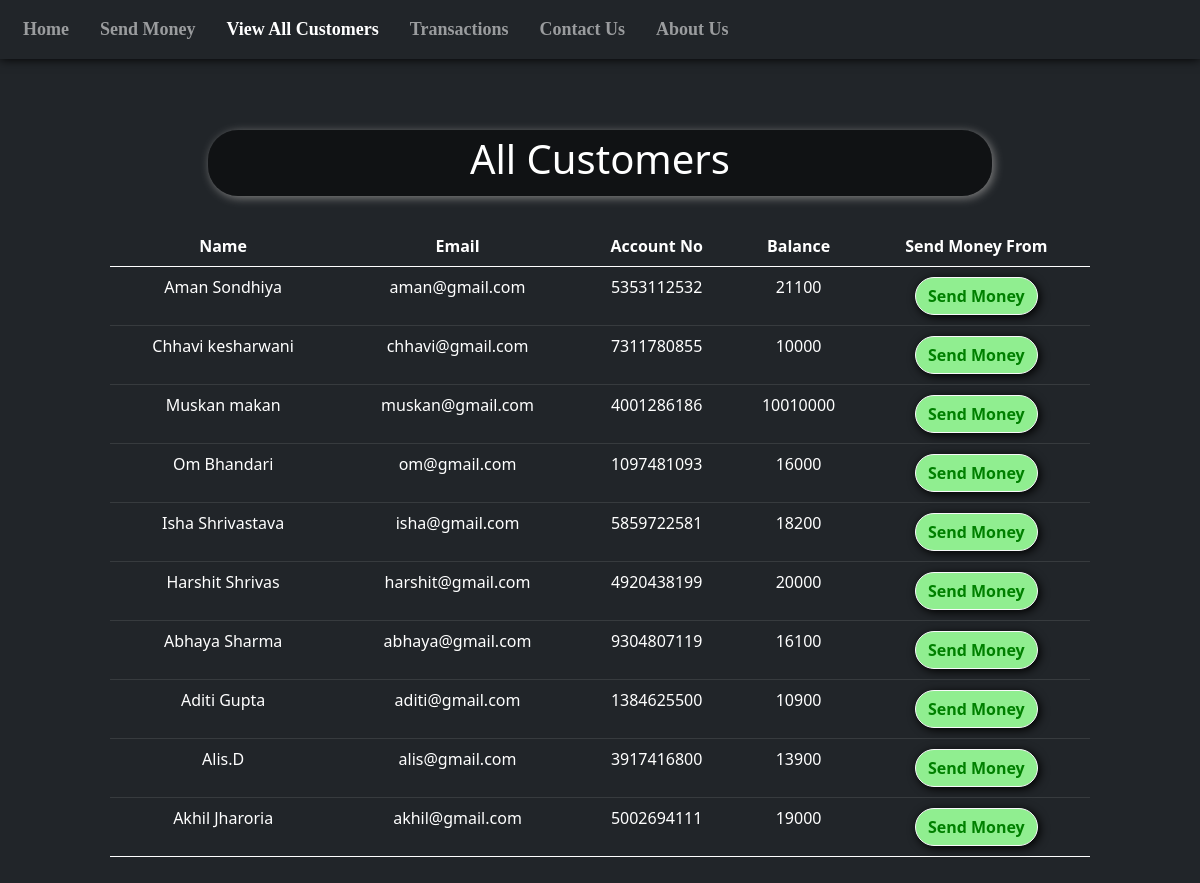
Page /allcust.php on the committed database.
### tables this page shows
CREATE TABLE `users` (
  `sr` int(11) NOT NULL,
  `name` varchar(20) NOT NULL,
  `email` varchar(20) NOT NULL,
  `accno` varchar(10) NOT NULL,
  `blc` bigint(20) NOT NULL
);

### allcust.php (the view, shortened to what this page needs)
<!doctype html>
<html lang="en">
<head>
    <link href="https://cdn.jsdelivr.net/npm/bootstrap@5.0.2/dist/css/bootstrap.min.css" rel="stylesheet"
>
    <link rel="stylesheet" href="https://cdnjs.cloudflare.com/ajax/libs/font-awesome/5.15.3/css/all.min.css"
 />
</head>
<body style="background-color:#212529;">
    <?php include 'spin.php'; ?>
    <nav class="navbar navbar-expand-lg navbar-dark bg-dark fixed fixed-top"
        style="font-family:candara; font-size:18px; box-shadow: 0px 0px 10px 0px black;">
        <div class="collapse navbar-collapse" id="navbarSupportedContent">
            <b>
                <ul class="navbar-nav ">
                    <li class="nav-item nav-links" style="margin-left:15px;">
                        <a class="nav-link text-nowrap" aria-current="page" href="index.php">Home</a>
                    </li>
                    <li class="nav-item" style="margin-left:15px; ">
                        <a class="nav-link text-nowrap" href="sendmoney.php">Send Money</a>
                    </li>
                    <li class="nav-item" style="margin-left:15px;">
                        <a class="nav-link text-nowrap active" href="allcust.php">View All Customers</a>
                    </li>
                    <li class="nav-item" style="margin-left:15px;">
                        <a class="nav-link text-nowrap" href="transaction.php">Transactions</a>
                    </li>
                    <li class="nav-item" style="margin-left:15px;">
                        <a class="nav-link text-nowrap" href="contactus.php">Contact Us</a>
                    </li>
                    <li class="nav-item" style="margin-left:15px; margin-right:75px;">
                        <a class="nav-link text-nowrap" href="aboutUs.php">About Us</a>
                    </li>
                </ul>
            </b>
        </div>
    </nav>
    <center>
        <div class="container" style="margin-top: 10%; padding:10px 80px 10px 80px; ">
            <div
                style="width:80%; background-color:rgba(0,0,0,.5); padding:5px 5px 5px 5px; border-radius:30px; box-shadow: 2px 2px 10px gray;">
                <h1 style=" color:white;">All Customers</h1>
            </div>
            <?php
    $conn = mysqli_connect($servername, $username, $password, $database);
    if(!$conn){
        die("Connection not established: ".mysqli_connect_error());
    }else{
        $sql = "SELECT * FROM `users`";
        $result = mysqli_query($conn, $sql);
?>
            <table class="table table-dark" style="margin-top: 30px;">
                <thead>
                    <tr>
                        <th scope="col">Name</th>
                        <th scope="col">Email</th>
                        <th scope="col">Account No</th>
                        <th scope="col">Balance</th>
                        <th scope="col">Send Money From</th>
                    </tr>
                </thead>
                <?php
echo "<tbody>";
        while($row = mysqli_fetch_assoc($result)){
        echo    '
            <tr>
              <td>'.$row['name'].'</td>
              <td>'.$row['email'].'</td>
              <td>'.$row['accno'].'</td>
              <td>'.$row['blc'].'</td>
              <td style="padding:10px 10px 10px 10px">
              <a href="sendmoney.php?reads='.$row['accno'].'"
              <button type="button" class="btn mybtn btn-outline-light">Send Money</button>
              </a>
              </td>
            </tr>';
    }
    }
    echo "</tbody>";
?>
        </div>
    </center>
</body>
</html>

### allcust.php (style rules this page uses)
th, td { text-align: center; }
.mybtn { box-shadow: 2px 2px 10px black; border-radius: 30px; font-weight: bold; background-color: lightgreen; color: green; }

### rows in the picture
users: name "Aman Sondhiya", email "aman@gmail.com", accno "5353112532", blc "21100"
users: name "Chhavi kesharwani", email "chhavi@gmail.com", accno "7311780855", blc "10000"
users: name "Muskan makan", email "muskan@gmail.com", accno "4001286186", blc "10010000"
users: name "Om Bhandari", email "om@gmail.com", accno "1097481093", blc "16000"
users: name "Isha Shrivastava", email "isha@gmail.com", accno "5859722581", blc "18200"
users: name "Harshit Shrivas", email "harshit@gmail.com", accno "4920438199", blc "20000"
users: name "Abhaya Sharma", email "abhaya@gmail.com", accno "9304807119", blc "16100"
users: name "Aditi Gupta", email "aditi@gmail.com", accno "1384625500", blc "10900"
users: name "Alis.D", email "alis@gmail.com", accno "3917416800", blc "13900"
users: name "Akhil Jharoria", email "akhil@gmail.com", accno "5002694111", blc "19000"
